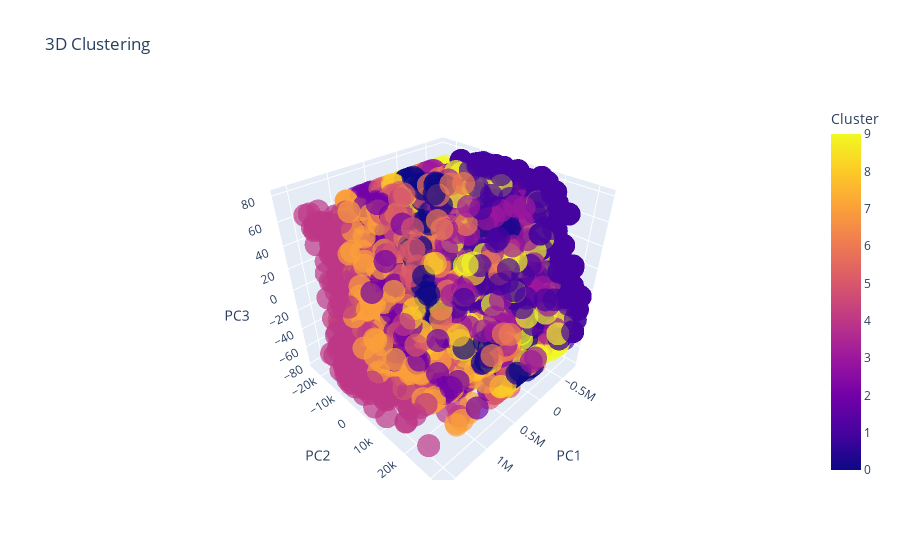

The notebook cell this image was saved under:
### Code cell
pca = PCA(n_components=3)
reduced_data = pca.fit_transform(df_pca)

# Create a DataFrame for the reduced data
df_reduced = pd.DataFrame(reduced_data, columns=['PC1', 'PC2', 'PC3'])

# kmeans
kmeans = KMeans(n_clusters=10, random_state=42)
clusters = kmeans.fit_predict(df_reduced)

df_reduced['Cluster'] = clusters

# 3d plot
fig = px.scatter_3d(df_reduced, x='PC1', y='PC2', z='PC3', color='Cluster', opacity=0.7, size_max=5, title='3D Clustering')
fig.show()

### Figure 1 — Plotly figure (JSON) as saved in the notebook; plotly's stock layout.template omitted (floating-point values rounded to 4 significant figures; data arrays with more than 128 entries replaced by an {"elided": "..."} marker saying what was removed)
{"data": [{"hovertemplate": "PC1=%{x}<br>PC2=%{y}<br>PC3=%{z}<br>Cluster=%{marker.color}<extra></extra>", "legendgroup": "", "marker": {"color": {"elided": "21693 int values"}, "coloraxis": "coloraxis", "opacity": 0.7, "symbol": "circle"}, "mode": "markers", "name": "", "scene": "scene", "showlegend": false, "type": "scatter3d", "x": {"elided": "21693 float values"}, "y": {"elided": "21693 float values"}, "z": {"elided": "21693 float values"}}], "layout": {"coloraxis": {"colorbar": {"title": {"text": "Cluster"}}, "colorscale": [[0, "#0d0887"], [0.1111, "#46039f"], [0.2222, "#7201a8"], [0.3333, "#9c179e"], [0.4444, "#bd3786"], [0.5556, "#d8576b"], [0.6667, "#ed7953"], [0.7778, "#fb9f3a"], [0.8889, "#fdca26"], [1, "#f0f921"]]}, "legend": {"tracegroupgap": 0}, "scene": {"domain": {"x": [0, 1], "y": [0, 1]}, "xaxis": {"title": {"text": "PC1"}}, "yaxis": {"title": {"text": "PC2"}}, "zaxis": {"title": {"text": "PC3"}}}, "title": {"text": "3D Clustering"}}}
